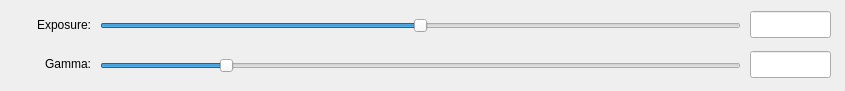
<?xml version="1.0" encoding="UTF-8"?>
<ui version="4.0">
 <class>HdrViewerSettings</class>
 <widget class="QWidget" name="HdrViewerSettings">
  <property name="geometry">
   <rect>
    <x>0</x>
    <y>0</y>
    <width>845</width>
    <height>91</height>
   </rect>
  </property>
  <property name="sizePolicy">
   <sizepolicy hsizetype="Fixed" vsizetype="Fixed">
    <horstretch>0</horstretch>
    <verstretch>0</verstretch>
   </sizepolicy>
  </property>
  <property name="windowTitle">
   <string>Viewer settings</string>
  </property>
  <widget class="QSlider" name="exposureSlider">
   <property name="geometry">
    <rect>
     <x>100</x>
     <y>11</y>
     <width>641</width>
     <height>29</height>
    </rect>
   </property>
   <property name="maximum">
    <number>1000</number>
   </property>
   <property name="value">
    <number>500</number>
   </property>
   <property name="orientation">
    <enum>Qt::Horizontal</enum>
   </property>
  </widget>
  <widget class="QSlider" name="gammaSlider">
   <property name="geometry">
    <rect>
     <x>100</x>
     <y>51</y>
     <width>641</width>
     <height>29</height>
    </rect>
   </property>
   <property name="maximum">
    <number>1000</number>
   </property>
   <property name="value">
    <number>190</number>
   </property>
   <property name="orientation">
    <enum>Qt::Horizontal</enum>
   </property>
  </widget>
  <widget class="QLineEdit" name="exposureEdit">
   <property name="geometry">
    <rect>
     <x>750</x>
     <y>11</y>
     <width>81</width>
     <height>27</height>
    </rect>
   </property>
   <property name="readOnly">
    <bool>true</bool>
   </property>
  </widget>
  <widget class="QLineEdit" name="gammaEdit">
   <property name="geometry">
    <rect>
     <x>750</x>
     <y>51</y>
     <width>81</width>
     <height>27</height>
    </rect>
   </property>
   <property name="readOnly">
    <bool>true</bool>
   </property>
  </widget>
  <widget class="QLabel" name="label">
   <property name="geometry">
    <rect>
     <x>-10</x>
     <y>9</y>
     <width>101</width>
     <height>31</height>
    </rect>
   </property>
   <property name="text">
    <string>Exposure:</string>
   </property>
   <property name="alignment">
    <set>Qt::AlignRight|Qt::AlignTrailing|Qt::AlignVCenter</set>
   </property>
  </widget>
  <widget class="QLabel" name="label_2">
   <property name="geometry">
    <rect>
     <x>-10</x>
     <y>53</y>
     <width>101</width>
     <height>21</height>
    </rect>
   </property>
   <property name="text">
    <string>Gamma:</string>
   </property>
   <property name="alignment">
    <set>Qt::AlignRight|Qt::AlignTrailing|Qt::AlignVCenter</set>
   </property>
  </widget>
 </widget>
 <resources/>
 <connections/>
 <designerdata>
  <property name="gridDeltaX">
   <number>10</number>
  </property>
  <property name="gridDeltaY">
   <number>10</number>
  </property>
  <property name="gridSnapX">
   <bool>true</bool>
  </property>
  <property name="gridSnapY">
   <bool>false</bool>
  </property>
  <property name="gridVisible">
   <bool>true</bool>
  </property>
 </designerdata>
</ui>
